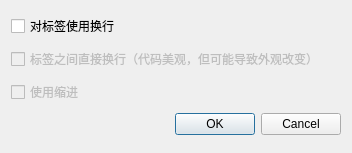
<?xml version="1.0" encoding="UTF-8"?>
<ui version="4.0">
 <class>DialogSettings</class>
 <widget class="QDialog" name="DialogSettings">
  <property name="geometry">
   <rect>
    <x>0</x>
    <y>0</y>
    <width>352</width>
    <height>153</height>
   </rect>
  </property>
  <property name="windowTitle">
   <string>设置</string>
  </property>
  <layout class="QVBoxLayout" name="verticalLayout">
   <item>
    <widget class="QCheckBox" name="checkBoxLAB">
     <property name="text">
      <string>对标签使用换行</string>
     </property>
    </widget>
   </item>
   <item>
    <widget class="QCheckBox" name="checkBoxINT">
     <property name="enabled">
      <bool>false</bool>
     </property>
     <property name="text">
      <string>标签之间直接换行（代码美观，但可能导致外观改变）</string>
     </property>
    </widget>
   </item>
   <item>
    <widget class="QCheckBox" name="checkBoxIND">
     <property name="enabled">
      <bool>false</bool>
     </property>
     <property name="text">
      <string>使用缩进</string>
     </property>
    </widget>
   </item>
   <item>
    <widget class="QDialogButtonBox" name="buttonBox">
     <property name="orientation">
      <enum>Qt::Horizontal</enum>
     </property>
     <property name="standardButtons">
      <set>QDialogButtonBox::Cancel|QDialogButtonBox::Ok</set>
     </property>
    </widget>
   </item>
  </layout>
 </widget>
 <tabstops>
  <tabstop>checkBoxLAB</tabstop>
  <tabstop>checkBoxINT</tabstop>
  <tabstop>checkBoxIND</tabstop>
 </tabstops>
 <resources/>
 <connections>
  <connection>
   <sender>buttonBox</sender>
   <signal>accepted()</signal>
   <receiver>DialogSettings</receiver>
   <slot>accept()</slot>
   <hints>
    <hint type="sourcelabel">
     <x>227</x>
     <y>150</y>
    </hint>
    <hint type="destinationlabel">
     <x>157</x>
     <y>132</y>
    </hint>
   </hints>
  </connection>
  <connection>
   <sender>buttonBox</sender>
   <signal>rejected()</signal>
   <receiver>DialogSettings</receiver>
   <slot>reject()</slot>
   <hints>
    <hint type="sourcelabel">
     <x>295</x>
     <y>151</y>
    </hint>
    <hint type="destinationlabel">
     <x>286</x>
     <y>132</y>
    </hint>
   </hints>
  </connection>
  <connection>
   <sender>checkBoxLAB</sender>
   <signal>toggled(bool)</signal>
   <receiver>checkBoxINT</receiver>
   <slot>setEnabled(bool)</slot>
   <hints>
    <hint type="sourcelabel">
     <x>71</x>
     <y>59</y>
    </hint>
    <hint type="destinationlabel">
     <x>76</x>
     <y>89</y>
    </hint>
   </hints>
  </connection>
  <connection>
   <sender>checkBoxLAB</sender>
   <signal>toggled(bool)</signal>
   <receiver>checkBoxIND</receiver>
   <slot>setEnabled(bool)</slot>
   <hints>
    <hint type="sourcelabel">
     <x>47</x>
     <y>60</y>
    </hint>
    <hint type="destinationlabel">
     <x>47</x>
     <y>118</y>
    </hint>
   </hints>
  </connection>
 </connections>
</ui>
